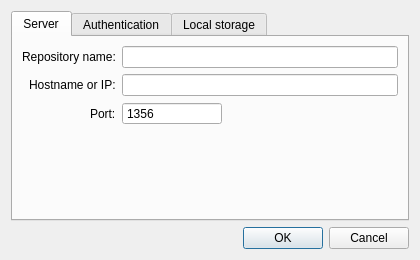
<?xml version="1.0" encoding="UTF-8"?>
<ui version="4.0">
 <class>repoConfig</class>
 <widget class="QDialog" name="repoConfig">
  <property name="geometry">
   <rect>
    <x>0</x>
    <y>0</y>
    <width>420</width>
    <height>260</height>
   </rect>
  </property>
  <property name="minimumSize">
   <size>
    <width>420</width>
    <height>260</height>
   </size>
  </property>
  <property name="maximumSize">
   <size>
    <width>420</width>
    <height>260</height>
   </size>
  </property>
  <property name="windowTitle">
   <string>Repository configuration</string>
  </property>
  <layout class="QVBoxLayout" name="verticalLayout">
   <item>
    <widget class="QTabWidget" name="tabWidget">
     <property name="currentIndex">
      <number>0</number>
     </property>
     <widget class="QWidget" name="tabServer">
      <attribute name="title">
       <string>Server</string>
      </attribute>
      <layout class="QFormLayout" name="formLayout">
       <property name="labelAlignment">
        <set>Qt::AlignRight|Qt::AlignTrailing|Qt::AlignVCenter</set>
       </property>
       <item row="0" column="0">
        <widget class="QLabel" name="labelName">
         <property name="text">
          <string>Repository name:</string>
         </property>
        </widget>
       </item>
       <item row="0" column="1">
        <widget class="QLineEdit" name="lineEditName"/>
       </item>
       <item row="1" column="0">
        <widget class="QLabel" name="labelHost">
         <property name="text">
          <string>Hostname or IP:</string>
         </property>
        </widget>
       </item>
       <item row="1" column="1">
        <widget class="QLineEdit" name="lineEditHost"/>
       </item>
       <item row="2" column="0">
        <widget class="QLabel" name="labelPort">
         <property name="text">
          <string>Port:</string>
         </property>
        </widget>
       </item>
       <item row="2" column="1">
        <widget class="QSpinBox" name="spinBoxPort">
         <property name="sizePolicy">
          <sizepolicy hsizetype="Fixed" vsizetype="Fixed">
           <horstretch>0</horstretch>
           <verstretch>0</verstretch>
          </sizepolicy>
         </property>
         <property name="minimumSize">
          <size>
           <width>100</width>
           <height>0</height>
          </size>
         </property>
         <property name="buttonSymbols">
          <enum>QAbstractSpinBox::NoButtons</enum>
         </property>
         <property name="minimum">
          <number>1</number>
         </property>
         <property name="maximum">
          <number>65535</number>
         </property>
         <property name="value">
          <number>1356</number>
         </property>
        </widget>
       </item>
      </layout>
     </widget>
     <widget class="QWidget" name="tabAuth">
      <attribute name="title">
       <string>Authentication</string>
      </attribute>
      <layout class="QVBoxLayout" name="verticalLayout_2">
       <item>
        <layout class="QFormLayout" name="formLayout_2">
         <property name="fieldGrowthPolicy">
          <enum>QFormLayout::AllNonFixedFieldsGrow</enum>
         </property>
         <item row="0" column="0">
          <widget class="QLabel" name="labelAuthType">
           <property name="text">
            <string>Type of authentication:</string>
           </property>
          </widget>
         </item>
         <item row="0" column="1">
          <widget class="QComboBox" name="comboBoxAuthType">
           <item>
            <property name="text">
             <string>RSA public key</string>
            </property>
           </item>
           <item>
            <property name="text">
             <string>Plain password</string>
            </property>
           </item>
          </widget>
         </item>
         <item row="1" column="0">
          <spacer name="verticalSpacer">
           <property name="orientation">
            <enum>Qt::Vertical</enum>
           </property>
           <property name="sizeHint" stdset="0">
            <size>
             <width>20</width>
             <height>10</height>
            </size>
           </property>
          </spacer>
         </item>
         <item row="2" column="0">
          <widget class="QLabel" name="labelUsername">
           <property name="text">
            <string>Username:</string>
           </property>
          </widget>
         </item>
         <item row="2" column="1">
          <widget class="QLineEdit" name="lineEditUsername"/>
         </item>
        </layout>
       </item>
       <item>
        <widget class="QStackedWidget" name="stackedWidget">
         <widget class="QWidget" name="rsapage">
          <layout class="QGridLayout" name="gridLayout">
           <item row="0" column="0">
            <widget class="QLabel" name="labelRSA">
             <property name="sizePolicy">
              <sizepolicy hsizetype="Preferred" vsizetype="Minimum">
               <horstretch>0</horstretch>
               <verstretch>0</verstretch>
              </sizepolicy>
             </property>
             <property name="text">
              <string>Private RSA key file:</string>
             </property>
            </widget>
           </item>
           <item row="1" column="0">
            <widget class="QLineEdit" name="lineEditRSA"/>
           </item>
           <item row="1" column="1">
            <widget class="QToolButton" name="toolButtonFileRSA">
             <property name="text">
              <string>...</string>
             </property>
            </widget>
           </item>
          </layout>
         </widget>
         <widget class="QWidget" name="passpage">
          <layout class="QGridLayout" name="gridLayout_2">
           <item row="0" column="0">
            <widget class="QLabel" name="labelPassword">
             <property name="text">
              <string>Password:</string>
             </property>
            </widget>
           </item>
           <item row="0" column="1">
            <widget class="QLineEdit" name="lineEditPassword">
             <property name="sizePolicy">
              <sizepolicy hsizetype="Fixed" vsizetype="Fixed">
               <horstretch>0</horstretch>
               <verstretch>0</verstretch>
              </sizepolicy>
             </property>
            </widget>
           </item>
           <item row="1" column="0">
            <spacer name="verticalSpacer_2">
             <property name="orientation">
              <enum>Qt::Vertical</enum>
             </property>
             <property name="sizeHint" stdset="0">
              <size>
               <width>78</width>
               <height>25</height>
              </size>
             </property>
            </spacer>
           </item>
           <item row="0" column="2">
            <widget class="QPushButton" name="pushButton">
             <property name="text">
              <string>Mask password</string>
             </property>
             <property name="checkable">
              <bool>true</bool>
             </property>
             <property name="checked">
              <bool>true</bool>
             </property>
            </widget>
           </item>
          </layout>
         </widget>
        </widget>
       </item>
      </layout>
     </widget>
     <widget class="QWidget" name="tabStorage">
      <attribute name="title">
       <string>Local storage</string>
      </attribute>
     </widget>
    </widget>
   </item>
   <item>
    <widget class="QDialogButtonBox" name="buttonBox">
     <property name="orientation">
      <enum>Qt::Horizontal</enum>
     </property>
     <property name="standardButtons">
      <set>QDialogButtonBox::Cancel|QDialogButtonBox::Ok</set>
     </property>
    </widget>
   </item>
  </layout>
 </widget>
 <resources/>
 <connections>
  <connection>
   <sender>buttonBox</sender>
   <signal>accepted()</signal>
   <receiver>repoConfig</receiver>
   <slot>accept()</slot>
   <hints>
    <hint type="sourcelabel">
     <x>227</x>
     <y>237</y>
    </hint>
    <hint type="destinationlabel">
     <x>157</x>
     <y>258</y>
    </hint>
   </hints>
  </connection>
  <connection>
   <sender>buttonBox</sender>
   <signal>rejected()</signal>
   <receiver>repoConfig</receiver>
   <slot>reject()</slot>
   <hints>
    <hint type="sourcelabel">
     <x>295</x>
     <y>243</y>
    </hint>
    <hint type="destinationlabel">
     <x>286</x>
     <y>258</y>
    </hint>
   </hints>
  </connection>
  <connection>
   <sender>comboBoxAuthType</sender>
   <signal>currentIndexChanged(int)</signal>
   <receiver>stackedWidget</receiver>
   <slot>setCurrentIndex(int)</slot>
   <hints>
    <hint type="sourcelabel">
     <x>187</x>
     <y>67</y>
    </hint>
    <hint type="destinationlabel">
     <x>216</x>
     <y>167</y>
    </hint>
   </hints>
  </connection>
 </connections>
</ui>
